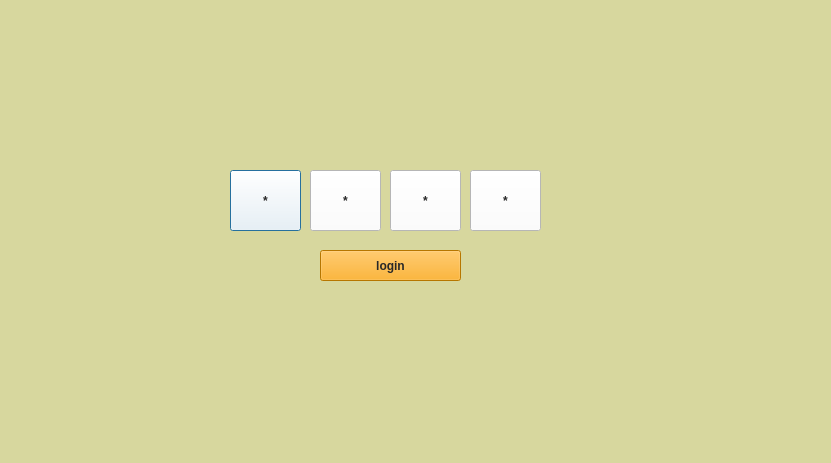
<?xml version="1.0" encoding="UTF-8"?>
<ui version="4.0">
 <class>Password</class>
 <widget class="QDialog" name="Password">
  <property name="geometry">
   <rect>
    <x>0</x>
    <y>0</y>
    <width>831</width>
    <height>463</height>
   </rect>
  </property>
  <property name="windowTitle">
   <string>Dialog</string>
  </property>
  <property name="styleSheet">
   <string notr="true">background-color:rgb(215,215,158);</string>
  </property>
  <widget class="QPushButton" name="pbPassword1">
   <property name="geometry">
    <rect>
     <x>230</x>
     <y>170</y>
     <width>71</width>
     <height>61</height>
    </rect>
   </property>
   <property name="styleSheet">
    <string notr="true">background-color:white; font-weight:bold; color:rgb(40,40,40);</string>
   </property>
   <property name="text">
    <string>*</string>
   </property>
  </widget>
  <widget class="QPushButton" name="pbPassword2">
   <property name="geometry">
    <rect>
     <x>310</x>
     <y>170</y>
     <width>71</width>
     <height>61</height>
    </rect>
   </property>
   <property name="styleSheet">
    <string notr="true">background-color:white; font-weight:bold; color:rgb(40,40,40);</string>
   </property>
   <property name="text">
    <string>*</string>
   </property>
  </widget>
  <widget class="QPushButton" name="pbPassword3">
   <property name="geometry">
    <rect>
     <x>390</x>
     <y>170</y>
     <width>71</width>
     <height>61</height>
    </rect>
   </property>
   <property name="styleSheet">
    <string notr="true">background-color:white; font-weight:bold; color:rgb(40,40,40);</string>
   </property>
   <property name="text">
    <string>*</string>
   </property>
  </widget>
  <widget class="QPushButton" name="pbPassword4">
   <property name="geometry">
    <rect>
     <x>470</x>
     <y>170</y>
     <width>71</width>
     <height>61</height>
    </rect>
   </property>
   <property name="styleSheet">
    <string notr="true">background-color:white; font-weight:bold; color:rgb(40,40,40);</string>
   </property>
   <property name="text">
    <string>*</string>
   </property>
  </widget>
  <widget class="QPushButton" name="pbLogin">
   <property name="geometry">
    <rect>
     <x>320</x>
     <y>250</y>
     <width>141</width>
     <height>31</height>
    </rect>
   </property>
   <property name="styleSheet">
    <string notr="true">background-color:orange; font-weight:bold; color:rgb(40,40,40);</string>
   </property>
   <property name="text">
    <string>login</string>
   </property>
  </widget>
 </widget>
 <resources/>
 <connections/>
</ui>
